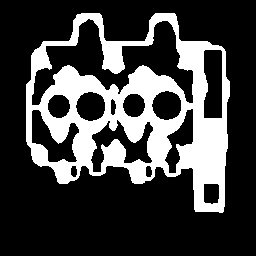
#> input picture phantom_3.png, 256 x 256 px, found by its file name
$ python binary_decomposer.py
#> lines starting #> are read from the running program, lines starting #| are printed output that depends on the picture; after the words box and inside, x2 and y2 are one past the last pixel; in counts of white or black regions, pixels touching at a corner belong together
import cv2
import numpy as np
from mosaic import rectangular_decomposition
from mosaic.utilities import plot_image_decomposition

#UNIT = 0.064  # in mm
UNIT = 0.2  # in mm

HEADER = """/gate/world/daughters/name encapsulatingBox
/gate/world/daughters/insert box
/gate/encapsulatingBox/geometry/setXLength 100 mm
/gate/encapsulatingBox/geometry/setYLength 100 mm
/gate/encapsulatingBox/geometry/setZLength 100 mm
/gate/encapsulatingBox/placement/setTranslation  0 0 100 mm
/gate/encapsulatingBox/setMaterial Air
/gate/encapsulatingBox/vis/forceWireframe
/gate/encapsulatingBox/vis/setColor white
/gate/encapsulatingBox/moves/insert rotation
/gate/encapsulatingBox/rotation/setSpeed 1 deg/s
/gate/encapsulatingBox/rotation/setAxis 0 1 0"""

#Write to file
f = open("d:\\phantoms\\decomposed-phantom_3-h.mac", "a")
f.write(HEADER + "\n\n")

# Materials
ALPHA = 0.9
AIR = [1, 1, 1, ALPHA]          # grey
PLASTIC = [1, 1, 0, ALPHA]      # yellow
ALUMINIUM = [0, 0, 1, ALPHA]    # blue

if __name__ == "__main__":
    image_path = "d:\\data\\phantom_3.png"

    image = cv2.imread(image_path, cv2.IMREAD_GRAYSCALE)
#> image: shape (256, 256); 25.5% white; 1 white region, box (x1, y1, x2, y2) and area: (26, 13, 230, 213) 16741

    #object is assumed to be black
#    binary_image = np.logical_not(image.astype(bool)).astype(int)
    binary_image = image.astype(bool).astype(int)
#    comment out below line for vertical decomposition
    binary_image = np.rot90(binary_image)
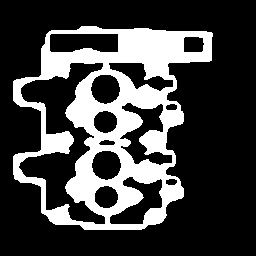
#> binary_image: shape (256, 256) int64; values 0 (black) and 1 (white), 25.5% white; 1 white region, box (x1, y1, x2, y2) and area: (13, 26, 213, 230) 16741
    imagesize_y, imagesize_x = binary_image.shape
#> imagesize_y = 256; imagesize_x = 256
    y_offset = round(imagesize_y / 2, 3)
#> y_offset = 128
    x_offset = round(imagesize_x / 2, 3)
#> x_offset = 128
    print(f"offset_y:{y_offset}, offset_x: {x_offset}")
#| offset_y:128.0, offset_x: 128.0
    num_zeros = np.count_nonzero(binary_image == 0)
#> num_zeros = 48795
#> (the run stopped early here; a loop or call above may not have finished)
